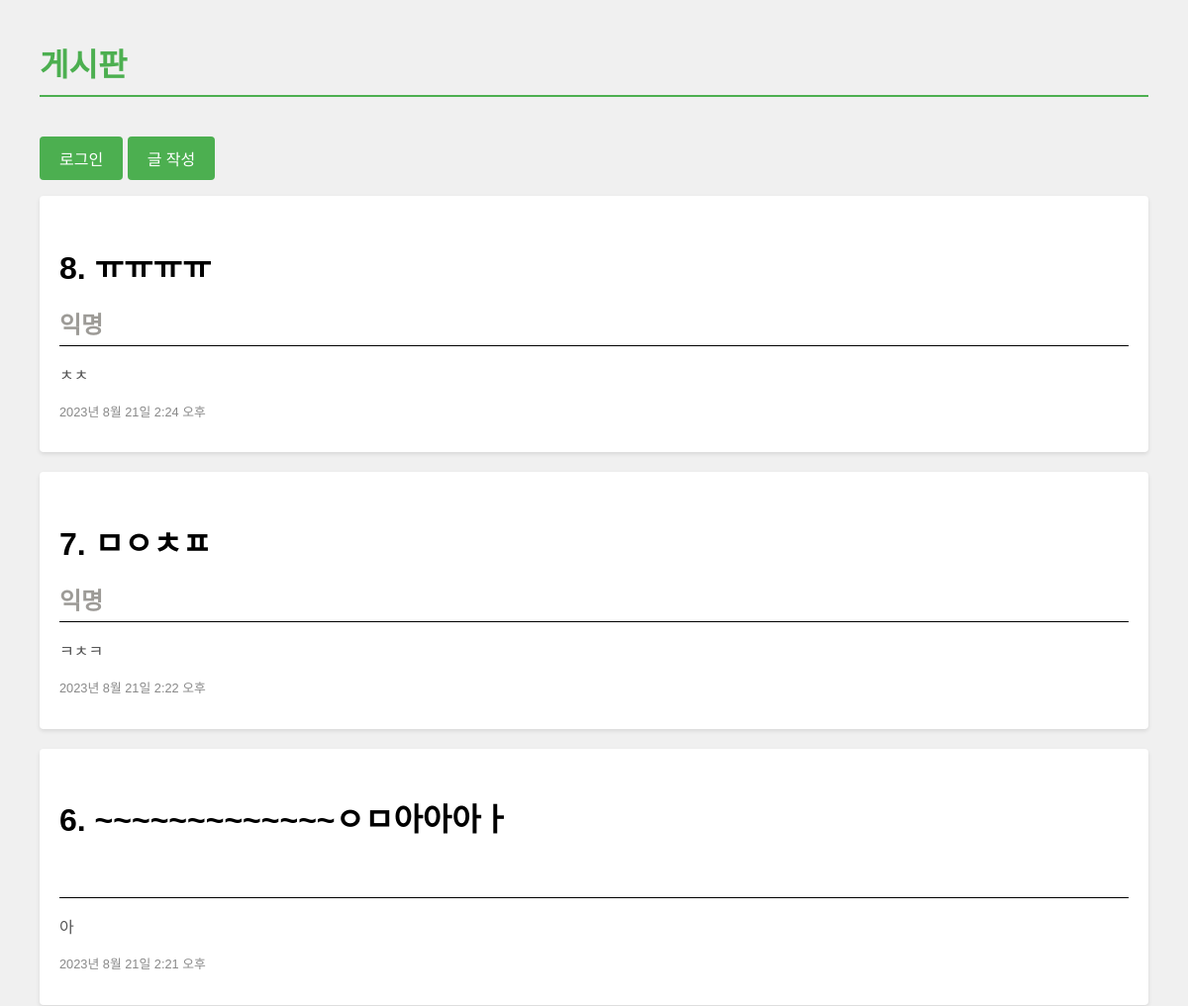
The app's page / (upper part), older data.
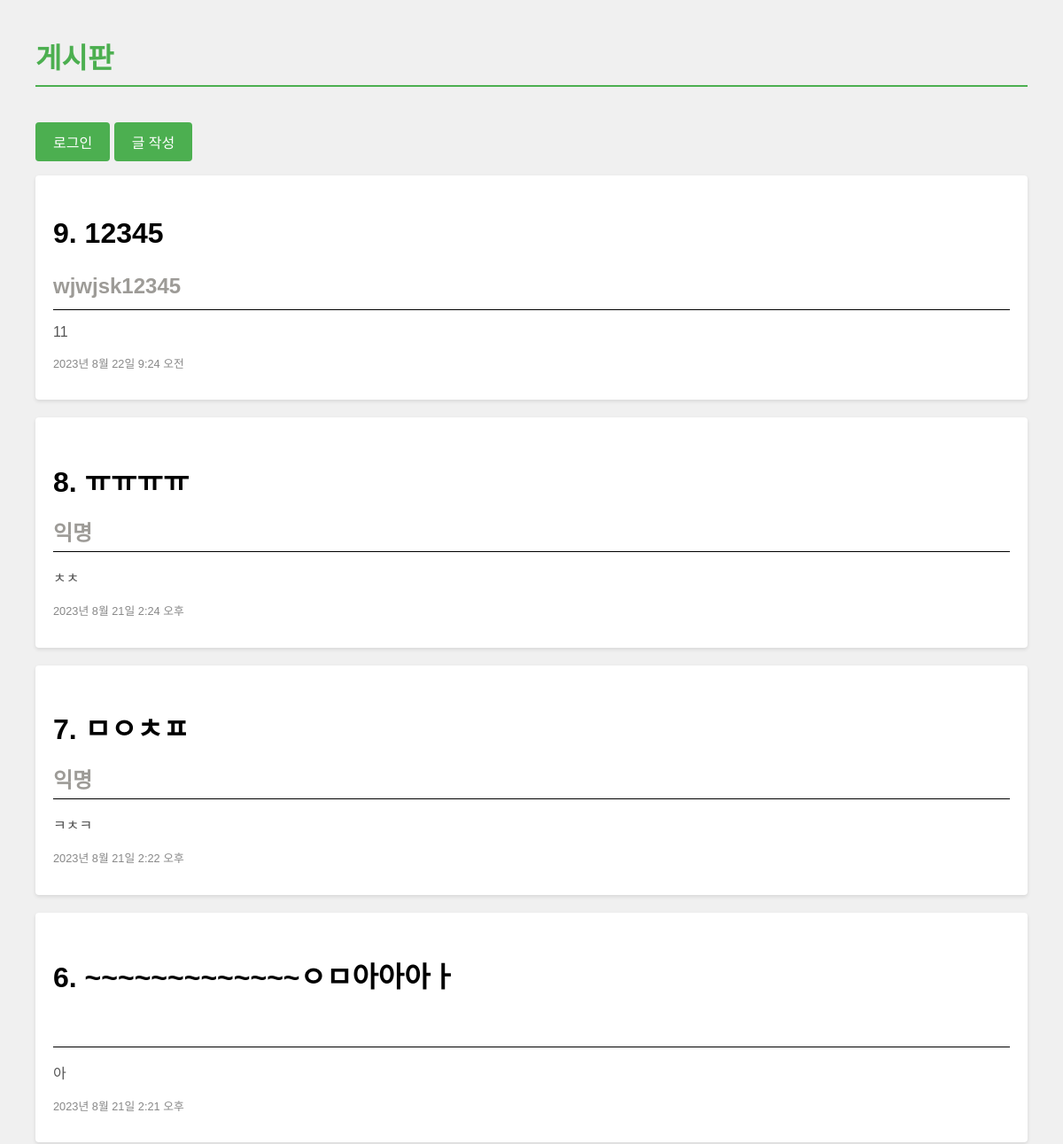
The same page, newer data.
### main/models.py (models this page shows)
class Article(models.Model):
    id_name = models.CharField(max_length=100)
    title = models.CharField(max_length=200)
    content = models.TextField()
    created_at = models.DateTimeField(auto_now_add=True)

### main/views.py (the view)
# urls.py: path("", views.article_list, name="article_list"),
def article_list(request):
    articles = Article.objects.all()
    return render(request, "main/article_list.html", {"articles": articles})

### main/templates/main/article_list.html (shortened to what this page needs)
{% load static %}
<!DOCTYPE html>
<html lang="en">
<head>
    <link rel="stylesheet" type="text/css" href="{% static '/css/styles.css' %}">
</head>
<body>
    <h1>게시판</h1>
    {% if user.is_authenticated %}
        안녕하세요, {{ user.username }}님!  <a href="{% url 'logout' %}">로그아웃</a>
        <p><a href="{% url 'article_create' %}">글 작성</a></p>
    {% else %}
        <a href="{% url 'login' %}">로그인</a>
        <a href="{% url 'article_create' %}">글 작성</a>
    {% endif %}
    <ul>
        {% for article in articles reversed %}
        <li>
            <h2>{{article.id}}.  {{article.title}}</h2>
            <h3>{{article.id_name}}</h3>
            <p>{{article.content}}</p>
            <p>{{article.created_at}}</p>
        </li>
        {% endfor %}
    </ul>
</body>
</html>

Row changes from the older to the newer data that the page shows:
added Article: id "9", title "12345", id_name "wjwjsk12345", content "11", created_at "2023년 8월 22일 9:24 오전"
